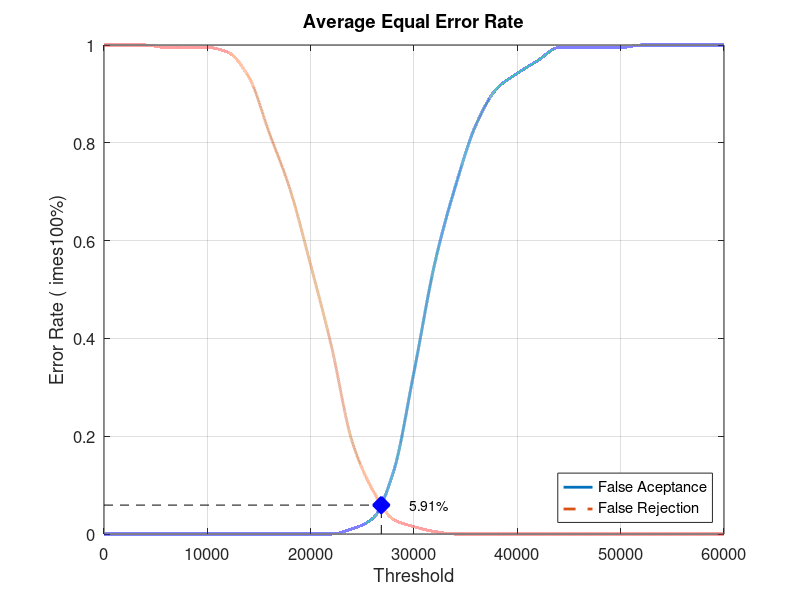
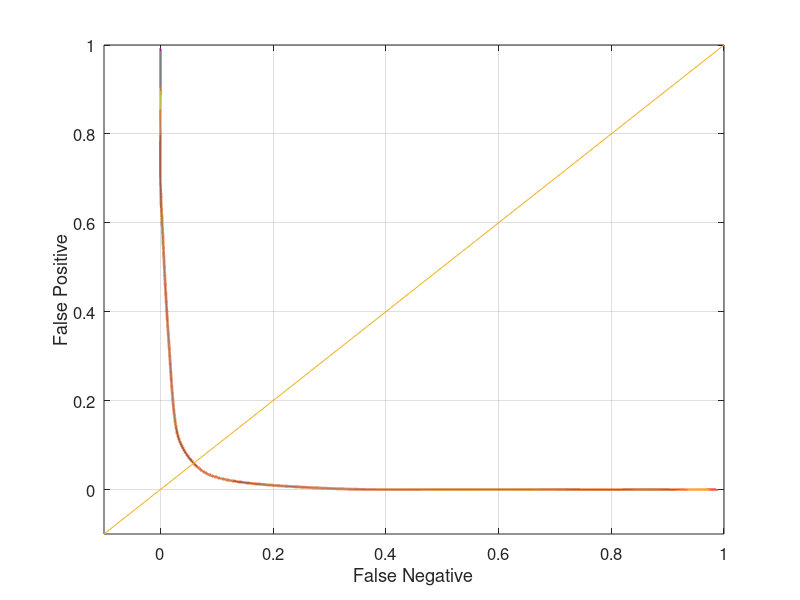

Reproduce these figures in MATLAB, in order.
close all;
clear;
clc;
x = 0:2000:60000;
xq = 0:0.5:60000;

y0 = [0 0 0 0 0 0 0 0 0 0 0 0 0.0105263 0.0315789 0.126316 0.331579 0.552632 0.710526 0.836842 0.910526 0.942105 0.968421 0.994737 0.994737 0.994737 0.994737 1 1 1 1 1]
yy0 = interp1(x, y0, xq, 'pchip');
y1 = [1 1 1 0.995 0.995 0.995 0.985 0.935 0.82 0.705 0.55 0.385 0.19 0.09 0.03 0.015 0.005 0 0 0 0 0 0 0 0 0 0 0 0 0 0]
yy1 = interp1(x, y1, xq, 'pchip');

% Calculating EER: 
y2 = abs(y0 - y1);
find(y2 == min(y2))
yy2 = abs(yy0 - yy1);
xEER = find(yy2 == min(yy2));
xEERIndex = xq(xEER) % X-axis EER
yEER = yy0(xEER) % Y-axis EER

main = figure
plot(xq, yy0,'-','LineWidth', 2);	hold on
plot(xq, yy1,'--','LineWidth', 2);	hold on
plot([xEERIndex xEERIndex], [0 yEER], 'k--');	hold on
plot([0 xEERIndex], [yEER yEER], 'k--');	hold on
plot(xEERIndex, yEER, 'bx', 'LineWidth', 10);	hold on
text(xEERIndex + 10 * xEERIndex / 100, yEER, [num2str(round((10000 * yEER)) / 100) '%'])
legend('False Aceptance', 'False Rejection', 'Location', 'SouthEast')
xlabel('Threshold')
ylabel('Error Rate (	imes100%)')
title('Average Equal Error Rate')
set(gca, 'FontSize', 12)
axis([0 60000 0 1])
grid on

print(main, 'Database5_4Main', '-dpng');
FNRxFPR = figure('Color', [1 1 1]);
plot(yy1, yy0, '-', yy1, yy0, 'LineWidth', 2);
hold on
y = -0.1:0.1:1
plot(y, y); 
set(gca, 'FontSize', 12)
xlabel('False Negative')
ylabel('False Positive')
axis([-0.1 1 -0.1 1])
set(gca, 'FontSize', 12)
grid on

print(FNRxFPR, 'Database5_4FNRxFPR','-dpng');
